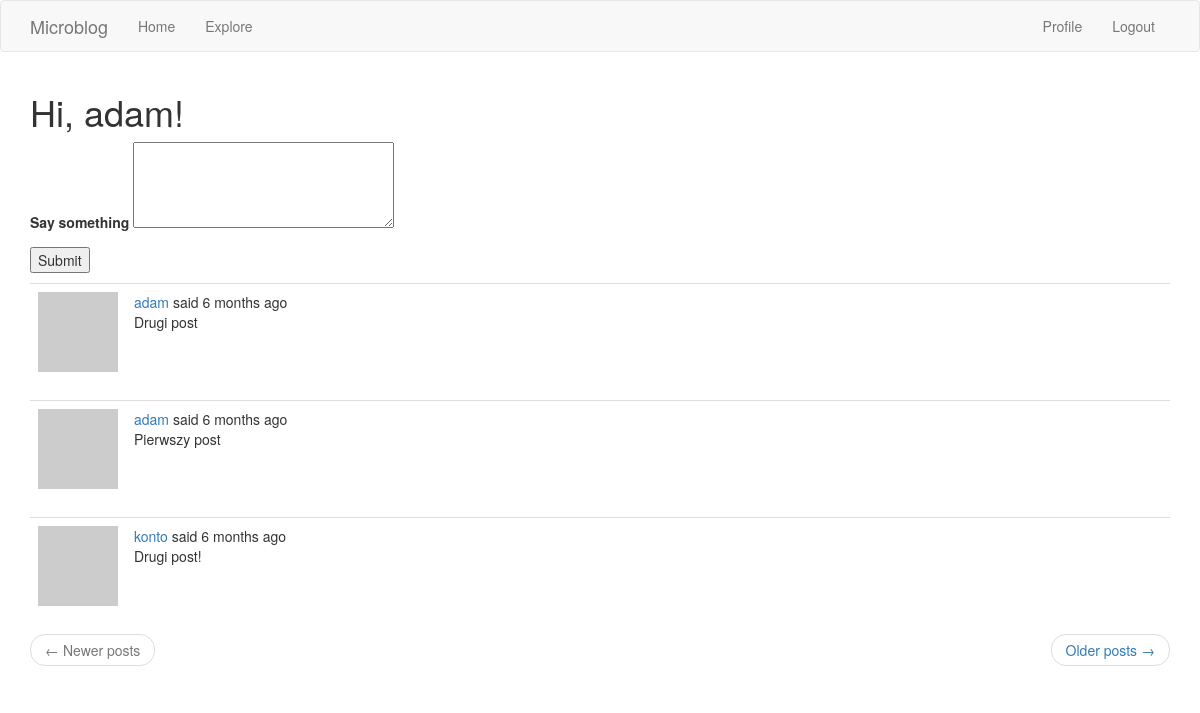
Page /index (signed in) on the earlier database version.
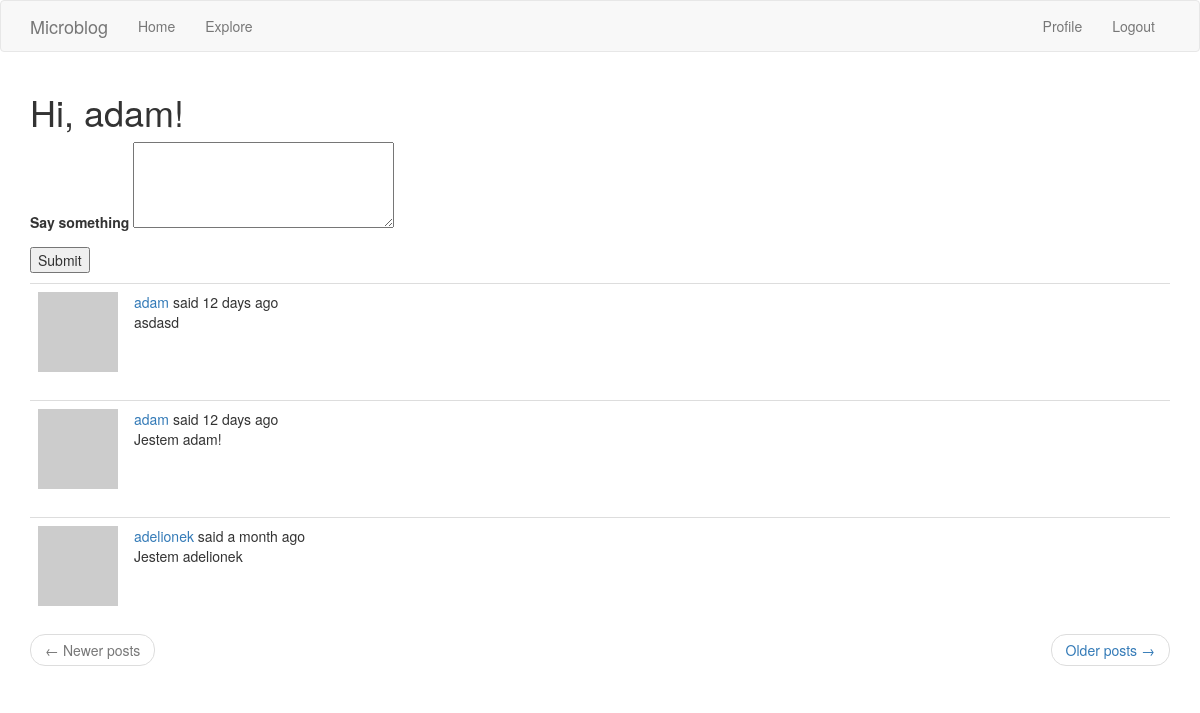
Same page on the later database version.
### app/models.py (models this page shows, shortened)
class Post(db.Model):
    id = db.Column(db.Integer, primary_key=True)
    body = db.Column(db.String(140))
    timestamp = db.Column(db.DateTime, index=True, default=datetime.utcnow)
    user_id = db.Column(db.Integer, db.ForeignKey('user.id'))

class User(db.Model, UserMixin):
    id = db.Column(db.Integer, primary_key=True)
    username = db.Column(db.String(64), index=True, unique=True)
    email = db.Column(db.String(120), index=True, unique=True)
    password_hash = db.Column(db.String(128))
    posts = db.relationship('Post', backref='author', lazy='dynamic')
    about_me = db.Column(db.String(140))
    last_seen = db.Column(db.DateTime, default=datetime.utcnow)
    followed = db.relationship(
        'User', secondary=followers,
        primaryjoin=(followers.c.follower_id == id),
        secondaryjoin=(followers.c.followed_id == id),
        backref=db.backref('followers', lazy='dynamic'), lazy='dynamic') # user1.follow(user2) -->  user2.followers()
    def avatar(self, size):
        digest = md5(self.email.lower().encode('utf-8')).hexdigest()
        return 'https://www.gravatar.com/avatar/{}?d=identicon&s={}'.format(digest, size)
    def followed_posts(self):
        followed = Post.query.join(
            followers, (followers.c.followed_id == Post.user_id)).filter(
                followers.c.follower_id == self.id)
        own = Post.query.filter_by(user_id=self.id)
        return followed.union(own).order_by(Post.timestamp.desc())

### app/routes.py (the view)
@app.route('/', methods=['GET', 'POST'])
@app.route('/index', methods=['GET', 'POST'])
@login_required
def index():
    form = PostForm()
    if form.validate_on_submit():
        post = Post(body=form.post.data, author=current_user)
        db.session.add(post)
        db.session.commit()
        flash('Your post is now live!')
        return redirect(url_for('index'))
    page = request.args.get('page', 1, type=int)
    posts = current_user.followed_posts().paginate(
        page, app.config['POSTS_PER_PAGE'], False
    )
    next_url = url_for('index', page=posts.next_num) \
        if posts.has_next else None
    prev_url = url_for('index', page=posts.prev_num) \
        if posts.has_prev else None
    return render_template('index.html', title='Home', posts=posts.items, form=form, next_url=next_url,
                           prev_url=prev_url)

### app/forms.py
class PostForm(FlaskForm):
    post = TextAreaField('Say something', validators=[
        DataRequired(),
        Length(min=1, max=140)
    ])
    submit = SubmitField('Submit')

### app/models.py (called while the page is built)
@login.user_loader  # callback for current_user
def load_user(id):
    return User.query.get(int(id))  # puts the user in db session, gets it by primary key

### app/routes.py (called while the page is built)
@app.before_request
def before_request():
    if current_user.is_authenticated:
        current_user.last_seen = datetime.utcnow()
        db.session.commit()

### app/Templates/index.html (shortened to what this page needs)
{% extends "base.html" %}
{% block app_content %}
    <h1>Hi, {{ current_user.username }}!</h1>
    {% if form %}
    <form action="" method="post">
        <p>
            {{ form.post.label }}
            {{ form.post(cols=32, rows=4) }}<br>
        </p>
        <p>{{ form.submit() }}</p>
    </form>
    {% endif %}
    {% for post in posts %}
            {% include '_post.html' %}
    {% endfor %}
    <nav aria-label="...">
        <ul class="pager">
            <li class="previous{% if not prev_url %} disabled{% endif %}">
                <a href="{{ prev_url or '#' }}">
                    <span aria-hidden="true">&larr;</span> Newer posts
                </a>
            </li>
            <li class="next{% if not next_url %} disabled{% endif %}">
                <a href="{{ next_url or '#' }}">
                    Older posts <span aria-hidden="true">&rarr;</span>
                </a>
            </li>
        </ul>
    </nav>
{% endblock %}

### app/Templates/_post.html (shortened to what this page needs)
<table class="table table-hover">
    <tr>
        <td width="70px">
            <a href="{{ url_for('user', username=post.author.username)}}">
                <img src="{{ post.author.avatar(36) }}">
            </a>
        </td>
        <td>
            <a href="{{ url_for('user', username=post.author.username)}}">
                {{ post.author.username }}
            </a>
            said {{ moment(post.timestamp).fromNow() }}
            <br>
            {{ post.body }}
        </td>
    </tr>
</table>

Differences in the rows shown:
no longer on this page (row unchanged): Post: author.username "adam", timestamp "6 months ago", body "Drugi post"
no longer on this page (row unchanged): Post: author.username "adam", timestamp "6 months ago", body "Pierwszy post"
no longer on this page (row unchanged): Post: author.username "konto", timestamp "6 months ago", body "Drugi post!"
added Post: author.username "adam", timestamp "12 days ago", body "asdasd"
added Post: author.username "adam", timestamp "12 days ago", body "Jestem adam!"
now on this page (row unchanged): Post: author.username "adelionek", timestamp "a month ago", body "Jestem adelionek"
